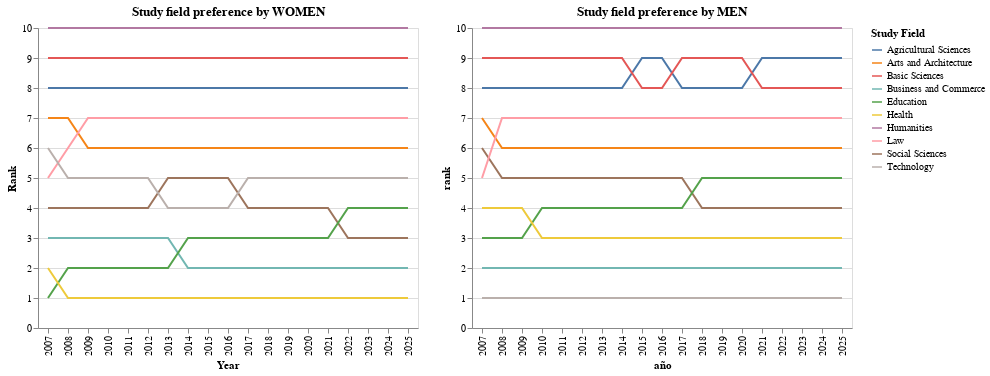

Notebook source saved alongside this figure:
### Code cell
# For the following chart I used ChatGPT to assist me in debugging and assisting
# me in how to develop some features of the cart

# For Men

cols_44 = ["año", "área del conocimiento"]
col_add_44 = "total matrícula hombres"
df_44 = raw.groupby(cols_44)[col_add_44].sum().reset_index()

df_44["área del conocimiento"] = df_44.apply(translate_area_del_conocimiento, axis=1)

df_44_final = pd.DataFrame({"año": [], "área del conocimiento": [],
                           "total matrícula hombres": [], "rank": []})

for year in df_44["año"].unique():
    yr_df = df_44[df_44["año"] == year].copy()
    yr_df["rank"] = yr_df["total matrícula hombres"].rank(ascending=False)
    df_44_final = pd.concat([df_44_final, yr_df])


chart_44 = alt.Chart(df_44_final).mark_line().encode(
    x = alt.X("año:O"),
    y = "rank",
    color = alt.Color("área del conocimiento",
                      legend = alt.Legend(title="Study Field"))).properties(
                          title = "Study field preference by MEN")
chart_44

final = chart_4 | chart_44

final.save("../png_charts/ranks.png")
final

### Figure 1 — Vega-Lite specification as saved in the notebook (floating-point values rounded to 4 significant figures; data arrays with more than 128 entries replaced by an {"elided": "..."} marker saying what was removed)
{"config": {"view": {"continuousWidth": 300, "continuousHeight": 300}}, "hconcat": [{"data": {"name": "data-993d29aa752c0059571cdffc2d2dd102"}, "mark": {"type": "line"}, "encoding": {"color": {"field": "área del conocimiento", "legend": {"title": "Study Field"}, "type": "nominal"}, "x": {"field": "año", "title": "Year", "type": "ordinal"}, "y": {"field": "rank", "title": "Rank", "type": "quantitative"}}, "title": "Study field preference by WOMEN"}, {"data": {"name": "data-b325617d138d40c6855bd2118d11d3f2"}, "mark": {"type": "line"}, "encoding": {"color": {"field": "área del conocimiento", "legend": {"title": "Study Field"}, "type": "nominal"}, "x": {"field": "año", "type": "ordinal"}, "y": {"field": "rank", "type": "quantitative"}}, "title": "Study field preference by MEN"}], "$schema": "https://vega.github.io/schema/vega-lite/v5.20.1.json", "datasets": {"data-993d29aa752c0059571cdffc2d2dd102": {"elided": "190 records"}, "data-b325617d138d40c6855bd2118d11d3f2": {"elided": "190 records"}}}
